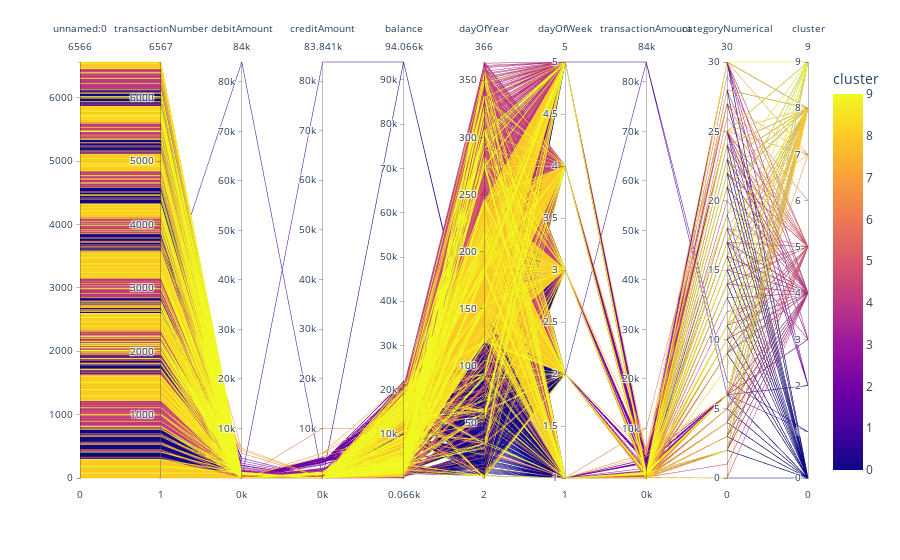

Here is the notebook cell this chart was saved with:
### Code cell
showKmean(attr1='transactionAmount', attr2='dayOfYear', numberOfCluster=10, chart='pcp',dataframe=transactionDataframe)('cluster')

### Figure 1 — Plotly figure (JSON) as saved in the notebook; plotly's stock layout.template omitted (floating-point values rounded to 4 significant figures; data arrays with more than 128 entries replaced by an {"elided": "..."} marker saying what was removed)
{"data": [{"dimensions": [{"label": "unnamed:0", "values": {"elided": "6567 int values"}}, {"label": "transactionNumber", "values": {"elided": "6567 int values"}}, {"label": "debitAmount", "values": {"elided": "6567 float values"}}, {"label": "creditAmount", "values": {"elided": "6567 float values"}}, {"label": "balance", "values": {"elided": "6567 float values"}}, {"label": "dayOfYear", "values": {"elided": "6567 int values"}}, {"label": "dayOfWeek", "values": {"elided": "6567 int values"}}, {"label": "transactionAmount", "values": {"elided": "6567 float values"}}, {"label": "categoryNumerical", "values": {"elided": "6567 int values"}}, {"label": "cluster", "values": {"elided": "6567 int values"}}], "domain": {"x": [0, 1], "y": [0, 1]}, "line": {"color": {"elided": "6567 int values"}, "coloraxis": "coloraxis"}, "name": "", "type": "parcoords"}], "layout": {"coloraxis": {"colorbar": {"title": {"text": "cluster"}}, "colorscale": [[0, "#0d0887"], [0.1111, "#46039f"], [0.2222, "#7201a8"], [0.3333, "#9c179e"], [0.4444, "#bd3786"], [0.5556, "#d8576b"], [0.6667, "#ed7953"], [0.7778, "#fb9f3a"], [0.8889, "#fdca26"], [1, "#f0f921"]]}, "legend": {"tracegroupgap": 0}, "margin": {"t": 60}}}
